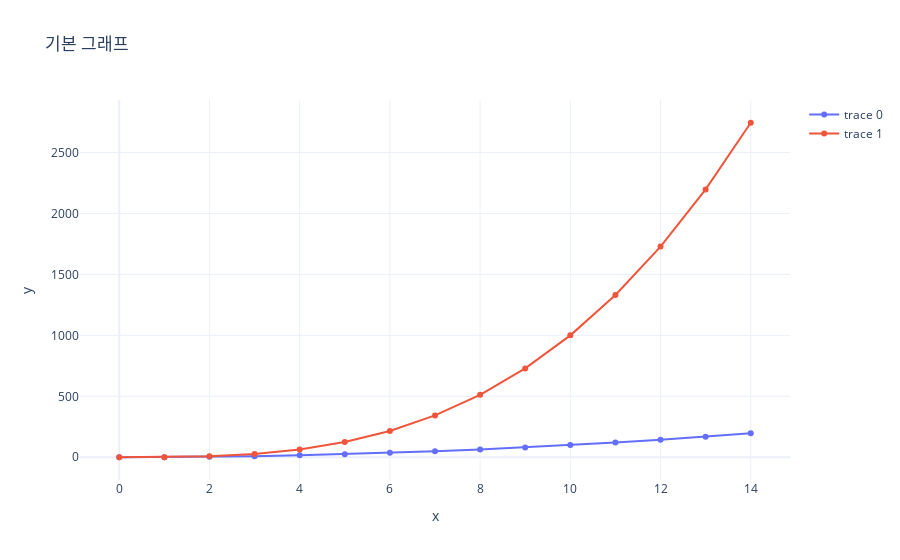

The cell this chart's notebook holds for it:
### Markdown cell above
# 기본 형태

### Code cell
import plotly.graph_objects as go
import numpy as np

X = np.arange(0, 15, 1)
y1, y2 = X**2, X**3

fig = go.Figure()

for y in [y1, y2]:
    fig.add_trace(go.Scatter(x=X, y=y))
    
fig.update_layout(template="plotly_white",
                  xaxis_title='x',
                  yaxis_title='y',
                  title='기본 그래프',
                  )
fig.show()

### Figure 1 — Plotly figure (JSON) as saved in the notebook; plotly's stock layout.template omitted (floating-point values rounded to 4 significant figures)
{"data": [{"type": "scatter", "x": [0, 1, 2, 3, 4, 5, 6, 7, 8, 9, 10, 11, 12, 13, 14], "y": [0, 1, 4, 9, 16, 25, 36, 49, 64, 81, 100, 121, 144, 169, 196]}, {"type": "scatter", "x": [0, 1, 2, 3, 4, 5, 6, 7, 8, 9, 10, 11, 12, 13, 14], "y": [0, 1, 8, 27, 64, 125, 216, 343, 512, 729, 1000, 1331, 1728, 2197, 2744]}], "layout": {"title": {"text": "기본 그래프"}, "xaxis": {"title": {"text": "x"}}, "yaxis": {"title": {"text": "y"}}}}
